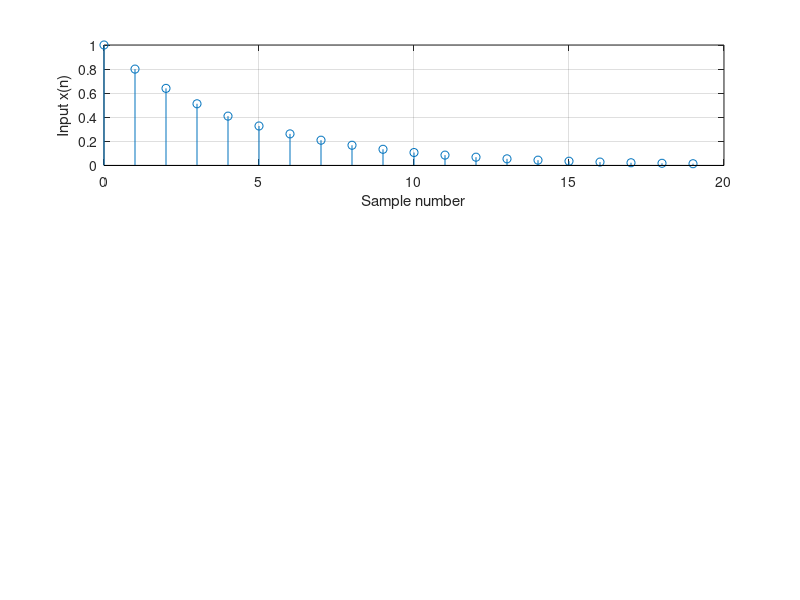

This figure's MATLAB source: (Note: this script raises an error after producing the figure.)
%MATLAB Program 6.1 for Example 6.2
% compute y(n)=2x(n)-4x(n-1)-0.5y(n-1)-0.5y(n-2)
%Non-zero initial conditions: 
% y(-2)=1, y(-1)=0, x(-1) =-1, and x(n)=(0.8)^n*u(n)
%
close all; clear all
y = zeros(1,20);     		 %set up a vector to store y(n)
y = [ 1 0 y];       	     %add initial condition of y(-2) and y(-1)
n=0:1:19;            		 %compute time indexes
x=(0.8).^n;         		 %compute 20 input samples of x(n)
x = [ 0 -1 x];       		 %add initial condition of x(-2)=0 and x(-1)=1
for n=1:20
   y(n+2)= 2*x(n+2)-4*x(n+1)-0.5*y(n+1)-0.5*y(n);   %compute 20 outputs of y(n)
end
n=0:1:19;
subplot(3,1,1);stem(n,x(3:22));grid;ylabel('Input x(n)');xlabel('Sample number');
Subplot(3,1,2); stem(n,y(3:22)),grid;
xlabel('Number of samples, n; part (a)'); ylabel('Output y(n)');
y(3:22)              %output y(n)
%Zero- initial conditions: 
% y(-2)=0, y(-1)=0, x(-1) =0, and x(n)=1/(n+1)
%
y = zeros(1,20);     	    %set up a vector to store y(n)
y = [ 0 0 y];        		%add zero initial condition of y(-2) and y(-1)
n=0:1:19;           		 %compute time indexes
x=(0.8).^n;         		 %compute 20 input samples of x(n)
x = [ 0 0 x];       		 %add zero initial condition of x(-2)=0 and x(-1)=0
for n=1:20
   y(n+2)= 2*x(n+2)-4*x(n+1)-0.5*y(n+1)-0.5*y(n);   %compute 20 outputs of y(n)
end
n=0:1:19;
subplot(3,1,3); stem(n,y(3:22)),grid;
xlabel('Number of samples, n; part (b)'); ylabel('Output y(n)');
y(3:22)                                                %output y(n)
